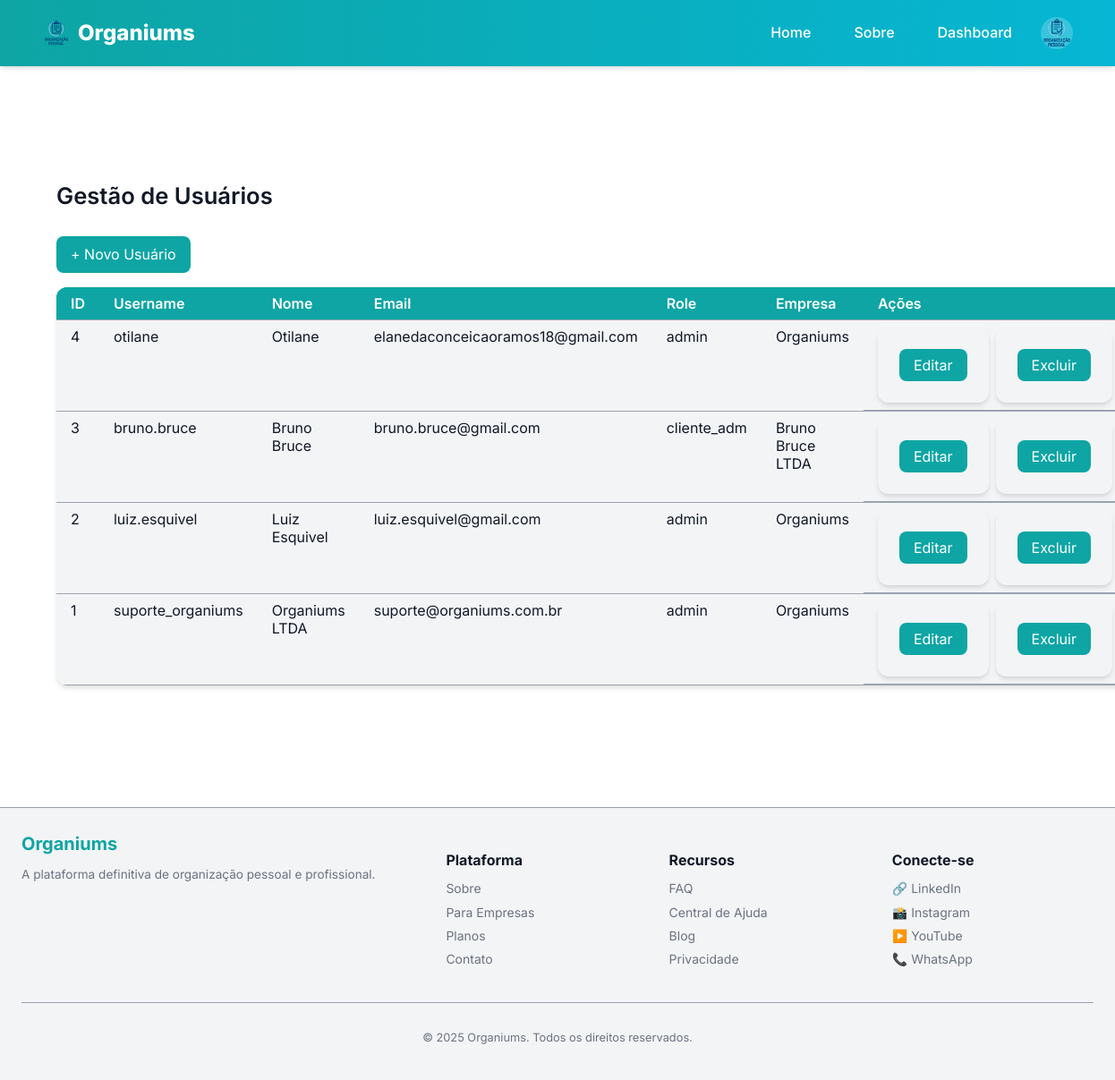
Before: /admin/usuarios (signed in) with the older database file.
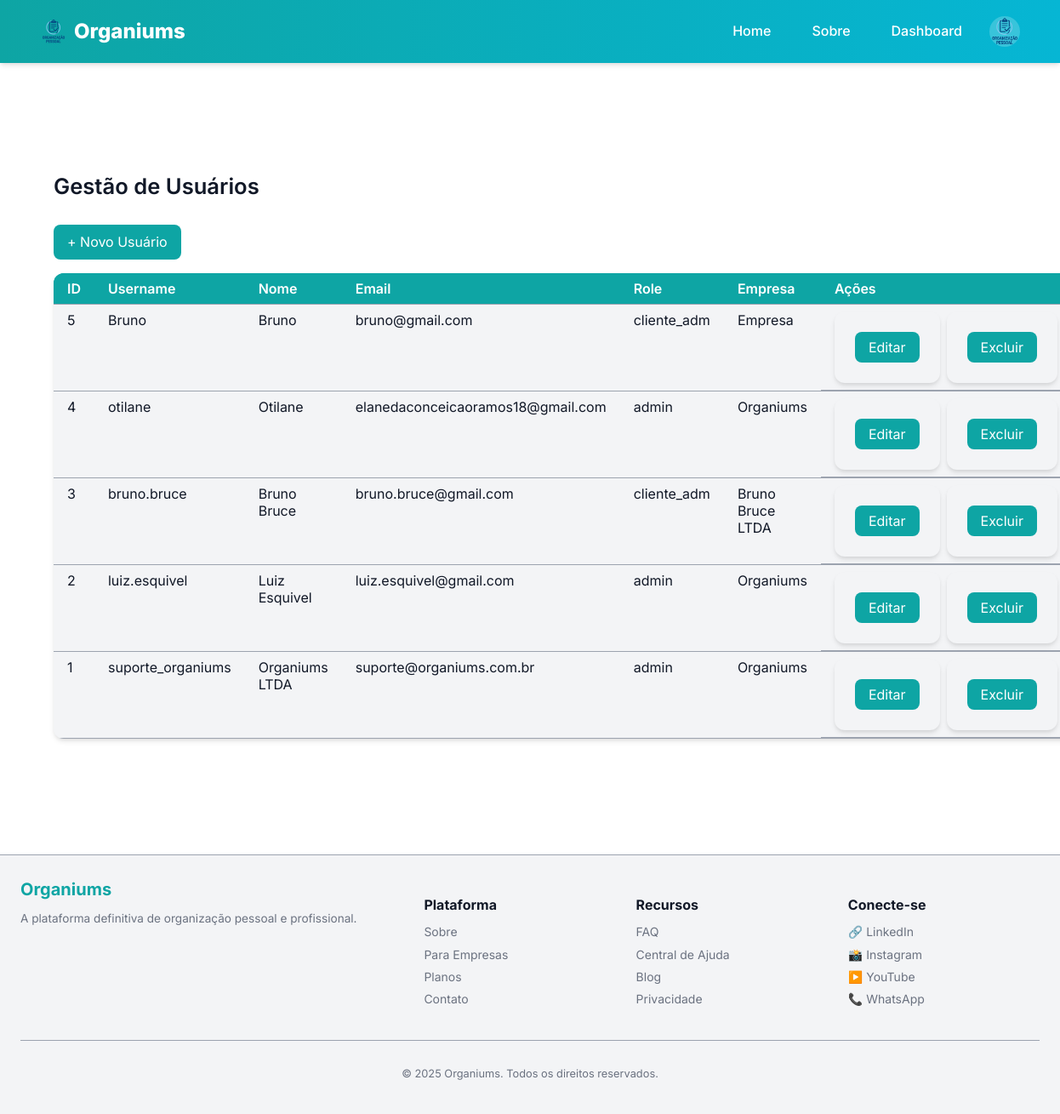
After: the same page with the newer database file.
### models.py (models this page shows, shortened)
class User(UserMixin, db.Model):
    __tablename__ = "user"
    id = db.Column(db.Integer, primary_key=True)
    username = db.Column(db.String(50), unique=True, index=True, nullable=False)
    name = db.Column(db.String(120), nullable=False)
    email = db.Column(db.String(120), unique=True, index=True, nullable=False)
    password_hash = db.Column(db.String(128))
    avatar = db.Column(db.String(200))
    role = db.Column(db.String(30), default="cliente", nullable=False)
    company_id = db.Column(db.Integer, db.ForeignKey('company.id'), nullable=True)
    def is_admin(self):
        return self.role == "admin"

class Company(db.Model):
    __tablename__ = "company"
    id = db.Column(db.Integer, primary_key=True)
    name = db.Column(db.String(200), unique=True, nullable=False)
    slug = db.Column(db.String(200), unique=True, nullable=True)
    created_at = db.Column(db.DateTime, default=db.func.current_timestamp())
    users = db.relationship('User', backref='company', lazy='dynamic')

### app/views.py (the view)
@bp.route('/admin/usuarios')
@login_required
def admin_usuarios():
    if not current_user.is_admin():
        abort(403)
    usuarios = User.query.order_by(User.id.desc()).all()
    register_log("Acesso à gestão de usuários")
    return render_template('admin/usuarios_list.html', usuarios=usuarios)

### app/utils.py (called while the page is built)
def register_log(action, status="ok"):
    user_id = current_user.id if current_user.is_authenticated else None
    ip_address = request.remote_addr
    log = Log(
        user_id=user_id,
        action=action,
        ip_address=ip_address,
        status=status
    )
    db.session.add(log)
    db.session.commit()

### manage.py (called while the page is built)
def create_app(config_object=None):
    app = Flask(__name__, template_folder='app/templates', static_folder='app/static')
    app.config.from_object(config_object or Config)
    db.init_app(app)
    migrate.init_app(app, db)
    login.init_app(app)
    from models import User
    @login.user_loader
    def load_user(user_id):
        return User.query.get(int(user_id))
    from app.views import bp as app_bp
    from api.views import bp as api_bp
    app.register_blueprint(app_bp)
    app.register_blueprint(api_bp, url_prefix='/api')
    app.config['MAX_CONTENT_LENGTH'] = 2 * 1024 * 1024
    register_error_handlers(app)
    @app.shell_context_processor
    def make_shell_context():
        return {'db': db, 'User': User}
    return app

### app/templates/admin/usuarios_list.html (shortened to what this page needs)
{% extends 'base.html' %}
{% block include_css %}
<link rel="stylesheet" href="{{ url_for('static', filename='css/admin_usuarios.css') }}">
{% endblock %}
{% block content %}
<div class="usuarios-container">
  <h2>Gestão de Usuários</h2>
  <a href="{{ url_for('app_bp.admin_usuario_novo') }}" class="btn">+ Novo Usuário</a>
<table class="usuarios-table">
  <thead>
    <tr>
      <th>ID</th>
      <th>Username</th>
      <th>Nome</th>
      <th>Email</th>
      <th>Role</th>
      <th>Empresa</th>
      <th style="min-width:140px;">Ações</th>
    </tr>
  </thead>
  <tbody>
    {% for u in usuarios %}
    <tr>
      <td>{{ u.id }}</td>
      <td>{{ u.username }}</td>
      <td>{{ u.name }}</td>
      <td>{{ u.email }}</td>
      <td>{{ u.role }}</td>
      <td>{{ u.company.name }}</td>
      <td class="acoes-col">
        <form action="{{ url_for('app_bp.admin_usuario_editar', user_id=u.id) }}" method="GET" class="inline-form">
          <button type="submit" class="btn-sm">Editar</button>
        </form>
        <form action="{{ url_for('app_bp.admin_usuario_excluir', user_id=u.id) }}" method="POST" style="display:inline;">
          <button type="submit" class="btn-sm danger" onclick="return confirm('Tem certeza que deseja excluir?');">Excluir</button>
        </form>
      </td>
    </tr>
    {% else %}
    <tr>
      <td colspan="7">Nenhum usuário cadastrado.</td>
    </tr>
    {% endfor %}
  </tbody>
</table>
</div>
{% endblock %}

### app/templates/base.html (shortened to what this page needs)
<!doctype html>
<html lang="pt-BR">
  <head>
    <link rel="stylesheet" href="{{ url_for('app_bp.static', filename='css/main.css') }}">
    {% block include_css %}{% endblock %}
  </head>
  <body>
    {% include 'components/header.html' %}
    <main class="container">
      {% block content %}{% endblock %}
    </main>
    {% include 'components/footer.html' %}
  </body>
</html>

### app/templates/components/header.html (shortened to what this page needs)
<header class="site-header">
  <div class="header-wrap">
    <a class="brand" href="{{ url_for('app_bp.home') }}">
      <img class="brand-logo" src="{{ url_for('static', filename='img/logo.png') }}" alt="Organiums" width="32" height="32">
      Organiums
    </a>
    <nav class="desktop-nav">
      <a class="nav-link" href="{{ url_for('app_bp.home') }}">Home</a>
      <a class="nav-link" href="{{ url_for('app_bp.about') }}">Sobre</a>
      {% if current_user.is_authenticated %}
        <a class="nav-link" href="{{ url_for('app_bp.dashboard') }}">Dashboard</a>
        <div class="user-menu">
          {% if current_user.avatar %}
            <img src="{{ current_user.avatar }}" alt="Avatar de {{ current_user.name }}" width="32" height="32" class="user-avatar">
          {% else %}
            <div class="user-avatar placeholder-avatar">{{ current_user.name[0]|upper }}</div>
          {% endif %}
        </div>
      {% else %}
        <a class="nav-link" href="{{ url_for('app_bp.login') }}">Entrar</a>
        <a class="nav-link" href="{{ url_for('app_bp.register') }}">Cadastrar</a>
      {% endif %}
    </nav>
  </div>
</header>

### app/templates/components/footer.html
<footer class="site-footer">
  <div class="footer-container">
    <div class="footer-brand">
      <a href="/" class="footer-logo">Organiums</a>
      <p class="footer-desc">
        A plataforma definitiva de organização pessoal e profissional.
      </p>
    </div>
    <nav class="footer-links">
      <h4>Plataforma</h4>
      <ul>
        <li><a href="/sobre">Sobre</a></li>
        <li><a href="/empresas">Para Empresas</a></li>
        <li><a href="/planos">Planos</a></li>
        <li><a href="/contato">Contato</a></li>
      </ul>
    </nav>
    <nav class="footer-links">
      <h4>Recursos</h4>
      <ul>
        <li><a href="/faq">FAQ</a></li>
        <li><a href="/ajuda">Central de Ajuda</a></li>
        <li><a href="/blog">Blog</a></li>
        <li><a href="/privacidade">Privacidade</a></li>
      </ul>
    </nav>
    <div class="footer-social">
      <h4>Conecte-se</h4>
      <ul>
        <li><a href="#" aria-label="LinkedIn">🔗 LinkedIn</a></li>
        <li><a href="#" aria-label="Instagram">📸 Instagram</a></li>
        <li><a href="#" aria-label="YouTube">▶️ YouTube</a></li>
        <li><a href="#" aria-label="WhatsApp">📞 WhatsApp</a></li>
      </ul>
    </div>
  </div>
  <div class="footer-bottom">
    <p>© {{ current_year|default(2025) }} Organiums. Todos os direitos reservados.</p>
  </div>
</footer>

### app/static/css/main.css (style rules this page uses)
* { box-sizing: border-box; }
body { font-family: var(--font-base); background: var(--bg); color: var(--fg); margin: 0; padding: 0; line-height: var(--line-height); }
.container { max-width: var(--container-width); margin: var(--spacing-xl) auto; padding: var(--spacing-md); }
.site-footer { padding: var(--spacing-lg); text-align: center; color: var(--muted); font-size: var(--text-sm); margin-top: var(--spacing-xl); }
button { background: var(--brand-primary); border: none; color: #fff; padding: var(--spacing-sm) var(--spacing-md); border-radius: var(--radius); cursor: pointer; transition: var(--transition); }
input, button { font: inherit; }

### app/static/css/admin_usuarios.css (style rules this page uses)
.usuarios-container { max-width: var(--container-width); margin: var(--spacing-xl) auto; padding: var(--spacing-lg); }
.usuarios-container h2 { margin-bottom: var(--spacing-lg); font-size: 1.6rem; font-weight: 600; }
.btn { display: inline-block; background: var(--brand-primary); color: white; padding: var(--spacing-sm) var(--spacing-md); border-radius: var(--radius); text-decoration: none; margin-bottom: var(--spacing-md); transition: var(--transition); }
.usuarios-container form { background: var(--bg-light); padding: var(--spacing-lg); border-radius: var(--radius-lg); box-shadow: var(--shadow); max-width: 600px; }
form button { background: var(--brand-primary); padding: var(--spacing-sm) var(--spacing-md); border: none; border-radius: var(--radius); color: white; cursor: pointer; float: right; transition: var(--transition); }
.usuarios-table { width: 100%; border-collapse: collapse; background: var(--bg-light); box-shadow: var(--shadow); border-radius: var(--radius-lg); overflow: hidden; }
.usuarios-table th, .usuarios-table td { padding: var(--spacing-sm) var(--spacing-md); text-align: left; border-bottom: 1px solid var(--muted-light); color: var(--fg); }
.usuarios-table th { background: var(--brand-primary); color: #fff; font-weight: 600; }
.usuarios-table tr:nth-child(even) { background: rgba(0, 0, 0, 0.03); }
.usuarios-table tr:nth-child(even) { background: var(--bg-light); }
.acoes-col { display: flex; gap: 8px; align-items: center; }
.inline-form { display: inline-block; margin: 0; }

### app/static/css/vars.css (style rules this page uses)
:root { --bg: #ffffff; --fg: #111827; --bg-light: #f3f4f6; --muted: #6b7280; --muted-light: #9ca3af; --border: #e5e7eb; --surface: #ffffff; --brand-primary: #0ea5a4; --brand-secondary: #06b6d4; --brand-dark: #0d9488; --success: #10b981; --success-bg: #d1fae5; --danger: #ef4444; --danger-bg: #fee2e2; --warning: #f59e0b; --warning-bg: #fef3c7; --info: #3b82f6; --info-bg: #dbeafe; --font-base: 'Inter', system-ui, Arial, sans-serif; --font-alt: 'Inter', system-ui, Arial, sans-serif; --text-xs: 0.75rem; --text-sm: 0.875rem; --text-md: 1rem; --text-lg: 1.125rem; --text-xl: 1.25rem; --text-2xl: 1.5rem; --text-3xl: 1.875rem; --line-height: 1.6; --container-width: 1200px; --spacing-xs: 4px; --spacing-sm: 8px; --spacing-md: 16px; --spacing-lg: 24px; --spacing-xl: 32px; --spacing-2xl: 48px; --radius: 8px; --radius-lg: 12px; --radius-full: 9999px; --shadow: 0 4px 6px -1px rgba(0, 0, 0, 0.1), 0 2px 4px -1px rgba(0, 0, 0, 0.06); --shadow-md: 0 10px 15px -3px rgba(0, 0, 0, 0.1), 0 4px 6px -2px rgba(0, 0, 0, 0.05); --shadow-lg: 0 20px 25px -5px rgba(0, 0, 0, 0.1), 0 10px 10px -5px rgba(0, 0, 0, 0.04); --transition: all 0.3s ease; --modal-bg: var(--surface); --overlay-bg: rgba(0, 0, 0, 0.6); }

### app/static/css/pages/public/ajuda.css (style rules this page uses)
table { width: 100%; border-collapse: collapse; margin-bottom: var(--spacing-xl); }
thead { background: var(--brand-primary); color: white; }
thead th { padding: var(--spacing-sm); text-align: left; }
tbody tr { background: var(--bg-light); border-bottom: 1px solid var(--muted-light); }
tbody td { padding: var(--spacing-sm); vertical-align: top; }
tbody tr:nth-child(even) { background: var(--bg); }
form button { background: var(--brand-primary); color: white; padding: var(--spacing-sm) var(--spacing-md); border-radius: var(--radius); border: none; cursor: pointer; transition: var(--transition); }

### app/static/css/pages/auth/registro.css (style rules this page uses)
form { max-width: 500px; margin: 0 auto; padding: var(--spacing-xl); background: var(--bg-light); border-radius: var(--radius-lg); box-shadow: var(--shadow-md); display: flex; flex-direction: column; gap: var(--spacing-md); }
form button { background: var(--brand-primary); color: white; border: none; padding: var(--spacing-md); border-radius: var(--radius); cursor: pointer; font-size: 1rem; transition: var(--transition); }

Changed rows visible on the page:
added User: id "5", username "Bruno", name "Bruno", email "bruno@gmail.com", role "cliente_adm", company.name "Empresa"
